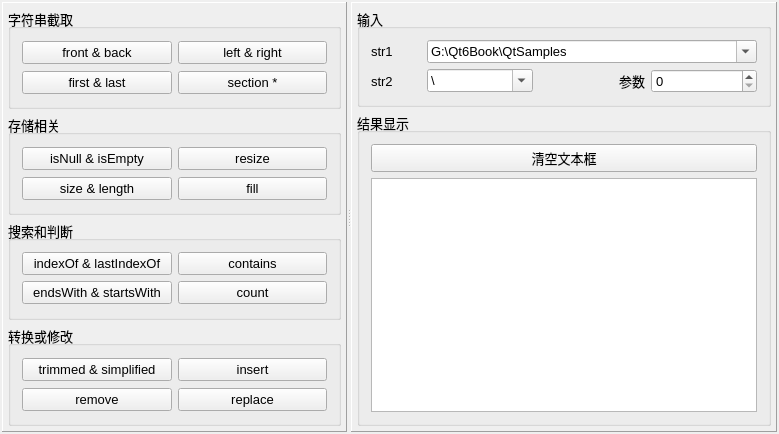
<?xml version="1.0" encoding="UTF-8"?>
<ui version="4.0">
 <class>Widget</class>
 <widget class="QWidget" name="Widget">
  <property name="geometry">
   <rect>
    <x>0</x>
    <y>0</y>
    <width>779</width>
    <height>434</height>
   </rect>
  </property>
  <property name="font">
   <font>
    <pointsize>10</pointsize>
   </font>
  </property>
  <property name="windowTitle">
   <string>QString常用功能</string>
  </property>
  <layout class="QVBoxLayout" name="verticalLayout_4">
   <property name="spacing">
    <number>5</number>
   </property>
   <property name="leftMargin">
    <number>2</number>
   </property>
   <property name="topMargin">
    <number>2</number>
   </property>
   <property name="rightMargin">
    <number>2</number>
   </property>
   <property name="bottomMargin">
    <number>2</number>
   </property>
   <item>
    <widget class="QSplitter" name="splitter">
     <property name="orientation">
      <enum>Qt::Horizontal</enum>
     </property>
     <widget class="QFrame" name="frame">
      <property name="frameShape">
       <enum>QFrame::Panel</enum>
      </property>
      <property name="frameShadow">
       <enum>QFrame::Raised</enum>
      </property>
      <layout class="QVBoxLayout" name="verticalLayout_2">
       <property name="spacing">
        <number>5</number>
       </property>
       <property name="leftMargin">
        <number>5</number>
       </property>
       <property name="topMargin">
        <number>5</number>
       </property>
       <property name="rightMargin">
        <number>5</number>
       </property>
       <property name="bottomMargin">
        <number>5</number>
       </property>
       <item>
        <widget class="QGroupBox" name="groupBox_6">
         <property name="title">
          <string>字符串截取</string>
         </property>
         <layout class="QGridLayout" name="gridLayout">
          <item row="0" column="0">
           <widget class="QPushButton" name="pushButton_20">
            <property name="text">
             <string>front &amp;&amp; back</string>
            </property>
           </widget>
          </item>
          <item row="0" column="1">
           <widget class="QPushButton" name="pushButton_15">
            <property name="text">
             <string>left &amp;&amp; right</string>
            </property>
           </widget>
          </item>
          <item row="1" column="0">
           <widget class="QPushButton" name="pushButton_23">
            <property name="text">
             <string>first &amp;&amp; last</string>
            </property>
           </widget>
          </item>
          <item row="1" column="1">
           <widget class="QPushButton" name="pushButton_14">
            <property name="text">
             <string>section *</string>
            </property>
           </widget>
          </item>
         </layout>
        </widget>
       </item>
       <item>
        <widget class="QGroupBox" name="groupBox">
         <property name="title">
          <string>存储相关</string>
         </property>
         <layout class="QGridLayout" name="gridLayout_4">
          <item row="0" column="2">
           <widget class="QPushButton" name="pushButton_26">
            <property name="text">
             <string>resize</string>
            </property>
           </widget>
          </item>
          <item row="1" column="2">
           <widget class="QPushButton" name="pushButton_2">
            <property name="text">
             <string>fill</string>
            </property>
           </widget>
          </item>
          <item row="1" column="0">
           <widget class="QPushButton" name="pushButton_4">
            <property name="text">
             <string>size &amp;&amp; length</string>
            </property>
           </widget>
          </item>
          <item row="0" column="0">
           <widget class="QPushButton" name="pushButton_18">
            <property name="text">
             <string>isNull &amp;&amp; isEmpty</string>
            </property>
           </widget>
          </item>
         </layout>
        </widget>
       </item>
       <item>
        <widget class="QGroupBox" name="groupBox_3">
         <property name="title">
          <string>搜索和判断</string>
         </property>
         <layout class="QGridLayout" name="gridLayout_3">
          <item row="1" column="1">
           <widget class="QPushButton" name="pushButton_22">
            <property name="text">
             <string>count</string>
            </property>
           </widget>
          </item>
          <item row="0" column="0">
           <widget class="QPushButton" name="pushButton_7">
            <property name="text">
             <string>indexOf &amp;&amp; lastIndexOf</string>
            </property>
           </widget>
          </item>
          <item row="1" column="0">
           <widget class="QPushButton" name="pushButton_6">
            <property name="text">
             <string>endsWith &amp;&amp; startsWith</string>
            </property>
           </widget>
          </item>
          <item row="0" column="1">
           <widget class="QPushButton" name="pushButton_3">
            <property name="text">
             <string>contains</string>
            </property>
           </widget>
          </item>
         </layout>
        </widget>
       </item>
       <item>
        <widget class="QGroupBox" name="groupBox_7">
         <property name="title">
          <string>转换或修改</string>
         </property>
         <layout class="QGridLayout" name="gridLayout_2">
          <item row="1" column="1">
           <widget class="QPushButton" name="pushButton_19">
            <property name="text">
             <string>replace</string>
            </property>
           </widget>
          </item>
          <item row="0" column="0">
           <widget class="QPushButton" name="pushButton_13">
            <property name="text">
             <string>trimmed &amp;&amp; simplified</string>
            </property>
           </widget>
          </item>
          <item row="0" column="1">
           <widget class="QPushButton" name="pushButton">
            <property name="text">
             <string>insert</string>
            </property>
           </widget>
          </item>
          <item row="1" column="0">
           <widget class="QPushButton" name="pushButton_28">
            <property name="text">
             <string>remove</string>
            </property>
           </widget>
          </item>
         </layout>
        </widget>
       </item>
      </layout>
     </widget>
     <widget class="QFrame" name="frame_2">
      <property name="frameShape">
       <enum>QFrame::Panel</enum>
      </property>
      <property name="frameShadow">
       <enum>QFrame::Raised</enum>
      </property>
      <layout class="QVBoxLayout" name="verticalLayout_3">
       <property name="spacing">
        <number>5</number>
       </property>
       <property name="leftMargin">
        <number>5</number>
       </property>
       <property name="topMargin">
        <number>5</number>
       </property>
       <property name="rightMargin">
        <number>5</number>
       </property>
       <property name="bottomMargin">
        <number>5</number>
       </property>
       <item>
        <widget class="QGroupBox" name="groupBox_5">
         <property name="title">
          <string>输入</string>
         </property>
         <layout class="QGridLayout" name="gridLayout_5">
          <item row="2" column="2">
           <widget class="QLabel" name="LabSpin">
            <property name="text">
             <string>参数</string>
            </property>
            <property name="alignment">
             <set>Qt::AlignRight|Qt::AlignTrailing|Qt::AlignVCenter</set>
            </property>
           </widget>
          </item>
          <item row="2" column="1">
           <widget class="QComboBox" name="comboBox2">
            <property name="editable">
             <bool>true</bool>
            </property>
            <item>
             <property name="text">
              <string>\</string>
             </property>
            </item>
            <item>
             <property name="text">
              <string>Qt</string>
             </property>
            </item>
            <item>
             <property name="text">
              <string>.cpp</string>
             </property>
            </item>
            <item>
             <property name="text">
              <string>:</string>
             </property>
            </item>
            <item>
             <property name="text">
              <string>，</string>
             </property>
            </item>
           </widget>
          </item>
          <item row="2" column="3">
           <widget class="QSpinBox" name="spinBox">
            <property name="maximum">
             <number>1000</number>
            </property>
           </widget>
          </item>
          <item row="2" column="0">
           <widget class="QLabel" name="label_2">
            <property name="maximumSize">
             <size>
              <width>50</width>
              <height>16777215</height>
             </size>
            </property>
            <property name="text">
             <string>str2</string>
            </property>
           </widget>
          </item>
          <item row="0" column="0">
           <widget class="QLabel" name="label">
            <property name="maximumSize">
             <size>
              <width>50</width>
              <height>16777215</height>
             </size>
            </property>
            <property name="text">
             <string>str1</string>
            </property>
           </widget>
          </item>
          <item row="0" column="1" colspan="3">
           <widget class="QComboBox" name="comboBox1">
            <property name="editable">
             <bool>true</bool>
            </property>
            <property name="maxVisibleItems">
             <number>10</number>
            </property>
            <item>
             <property name="text">
              <string>G:\Qt6Book\QtSamples</string>
             </property>
            </item>
            <item>
             <property name="text">
              <string>G:\Qt6Book\QtSamples\qw.cpp</string>
             </property>
            </item>
            <item>
             <property name="text">
              <string>   Are     you   OK    ?     </string>
             </property>
            </item>
            <item>
             <property name="text">
              <string>学生姓名，男，2003-6-15，汉族，山东</string>
             </property>
            </item>
            <item>
             <property name="text">
              <string>四海八方</string>
             </property>
            </item>
            <item>
             <property name="text">
              <string>Dimple</string>
             </property>
            </item>
           </widget>
          </item>
         </layout>
        </widget>
       </item>
       <item>
        <widget class="QGroupBox" name="groupBox_4">
         <property name="title">
          <string>结果显示</string>
         </property>
         <layout class="QVBoxLayout" name="verticalLayout">
          <item>
           <widget class="QPushButton" name="btnClearText">
            <property name="text">
             <string>清空文本框</string>
            </property>
           </widget>
          </item>
          <item>
           <widget class="QPlainTextEdit" name="plainTextEdit"/>
          </item>
         </layout>
        </widget>
       </item>
      </layout>
     </widget>
    </widget>
   </item>
  </layout>
 </widget>
 <layoutdefault spacing="6" margin="11"/>
 <resources/>
 <connections/>
</ui>
